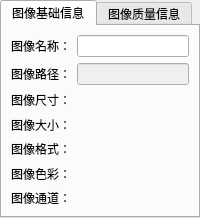
            <widget class="QTabWidget" name="AdjArea_TabWidget">
             <property name="currentIndex">
              <number>0</number>
             </property>
             <widget class="QWidget" name="tab_3">
              <attribute name="title">
               <string>图像基础信息</string>
              </attribute>
              <layout class="QVBoxLayout" name="verticalLayout_8">
               <item>
                <layout class="QHBoxLayout" name="horizontalLayout_2" stretch="1,5">
                 <item>
                  <widget class="QLabel" name="label_2">
                   <property name="text">
                    <string>图像名称：</string>
                   </property>
                  </widget>
                 </item>
                 <item>
                  <widget class="QLineEdit" name="edit_name"/>
                 </item>
                </layout>
               </item>
               <item>
                <layout class="QHBoxLayout" name="horizontalLayout_3" stretch="1,5">
                 <item>
                  <widget class="QLabel" name="label_5">
                   <property name="text">
                    <string>图像路径：</string>
                   </property>
                  </widget>
                 </item>
                 <item>
                  <widget class="QLineEdit" name="edit_path">
                   <property name="enabled">
                    <bool>false</bool>
                   </property>
                  </widget>
                 </item>
                </layout>
               </item>
               <item>
                <layout class="QHBoxLayout" name="horizontalLayout_4" stretch="1,5">
                 <property name="spacing">
                  <number>6</number>
                 </property>
                 <item>
                  <widget class="QLabel" name="label_14">
                   <property name="text">
                    <string>图像尺寸：</string>
                   </property>
                  </widget>
                 </item>
                 <item>
                  <widget class="QLabel" name="edit_rect">
                   <property name="text">
                    <string/>
                   </property>
                  </widget>
                 </item>
                </layout>
               </item>
               <item>
                <layout class="QHBoxLayout" name="horizontalLayout_18" stretch="1,5">
                 <item>
                  <widget class="QLabel" name="label_43">
                   <property name="text">
                    <string>图像大小：</string>
                   </property>
                  </widget>
                 </item>
                 <item>
                  <widget class="QLabel" name="edit_size">
                   <property name="text">
                    <string/>
                   </property>
                  </widget>
                 </item>
                </layout>
               </item>
               <item>
                <layout class="QHBoxLayout" name="horizontalLayout_7" stretch="1,5">
                 <item>
                  <widget class="QLabel" name="label_40">
                   <property name="text">
                    <string>图像格式：</string>
                   </property>
                  </widget>
                 </item>
                 <item>
                  <widget class="QLabel" name="edit_geshi">
                   <property name="text">
                    <string/>
                   </property>
                  </widget>
                 </item>
                </layout>
               </item>
               <item>
                <layout class="QHBoxLayout" name="horizontalLayout_6" stretch="1,5">
                 <item>
                  <widget class="QLabel" name="label_38">
                   <property name="text">
                    <string>图像色彩：</string>
                   </property>
                  </widget>
                 </item>
                 <item>
                  <widget class="QLabel" name="edit_mode">
                   <property name="text">
                    <string/>
                   </property>
                  </widget>
                 </item>
                </layout>
               </item>
               <item>
                <layout class="QHBoxLayout" name="horizontalLayout_5" stretch="1,5">
                 <item>
                  <widget class="QLabel" name="label_36">
                   <property name="text">
                    <string>图像通道：</string>
                   </property>
                  </widget>
                 </item>
                 <item>
                  <widget class="QLabel" name="edit_channels">
                   <property name="text">
                    <string/>
                   </property>
                  </widget>
                 </item>
                </layout>
               </item>
              </layout>
             </widget>
             <widget class="QWidget" name="tab_4">
              <attribute name="title">
               <string>图像质量信息</string>
              </attribute>
             </widget>
            </widget>
